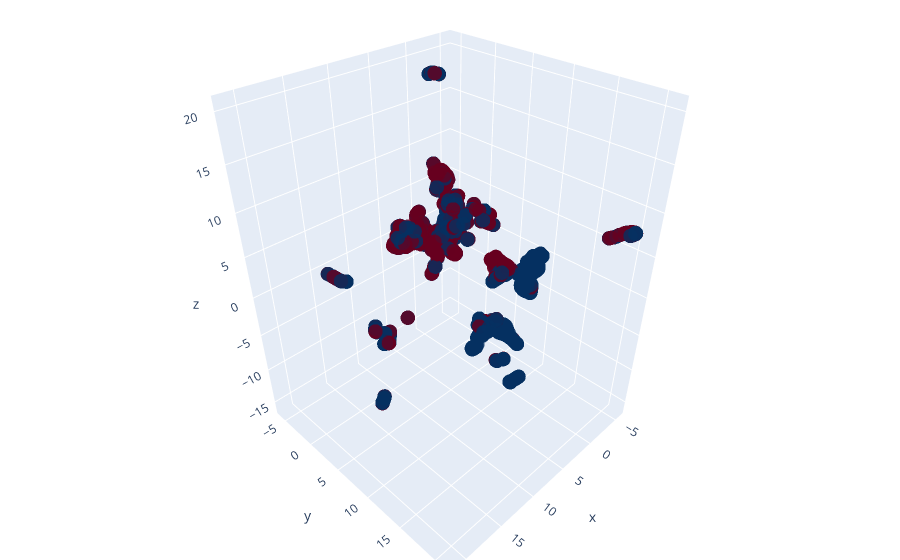

This figure's notebook cell:
### Code cell
import plotly.graph_objs as go
reducer = umap.UMAP(n_components=3)

X = data_raw[["FoodCourt","Spa","RoomService","Age","VRDeck","family_size","ShoppingMall"]]

Y = data_raw[["HomePlanet","CryoSleep","Destination","VIP","Deck","Side"]]

X = StandardScaler().fit_transform(X)

Y = OneHotEncoder().fit_transform(Y).toarray()

X = np.concat([X,Y],axis=1)

embedding = reducer.fit_transform(X)

scatter = go.Scatter3d(x=embedding[:,0],y=embedding[:,1],z=embedding[:,2],mode='markers',marker=dict(size=5,colorscale='RdBu',  opacity=0.8,color=data_raw["Transported"].astype(int),))


layout = go.Layout(
    margin=dict(l=0, r=0, b=0, t=0))


fig = go.Figure(data=[scatter], layout=layout)


fig.show()

### Figure 1 — Plotly figure (JSON) as saved in the notebook; plotly's stock layout.template omitted (floating-point values rounded to 4 significant figures; data arrays with more than 128 entries replaced by an {"elided": "..."} marker saying what was removed)
{"data": [{"marker": {"color": {"elided": "6466 int values"}, "colorscale": [[0, "rgb(103,0,31)"], [0.1, "rgb(178,24,43)"], [0.2, "rgb(214,96,77)"], [0.3, "rgb(244,165,130)"], [0.4, "rgb(253,219,199)"], [0.5, "rgb(247,247,247)"], [0.6, "rgb(209,229,240)"], [0.7, "rgb(146,197,222)"], [0.8, "rgb(67,147,195)"], [0.9, "rgb(33,102,172)"], [1, "rgb(5,48,97)"]], "opacity": 0.8, "size": 5}, "mode": "markers", "type": "scatter3d", "x": {"elided": "6466 float values"}, "y": {"elided": "6466 float values"}, "z": {"elided": "6466 float values"}}], "layout": {"margin": {"b": 0, "l": 0, "r": 0, "t": 0}}}
